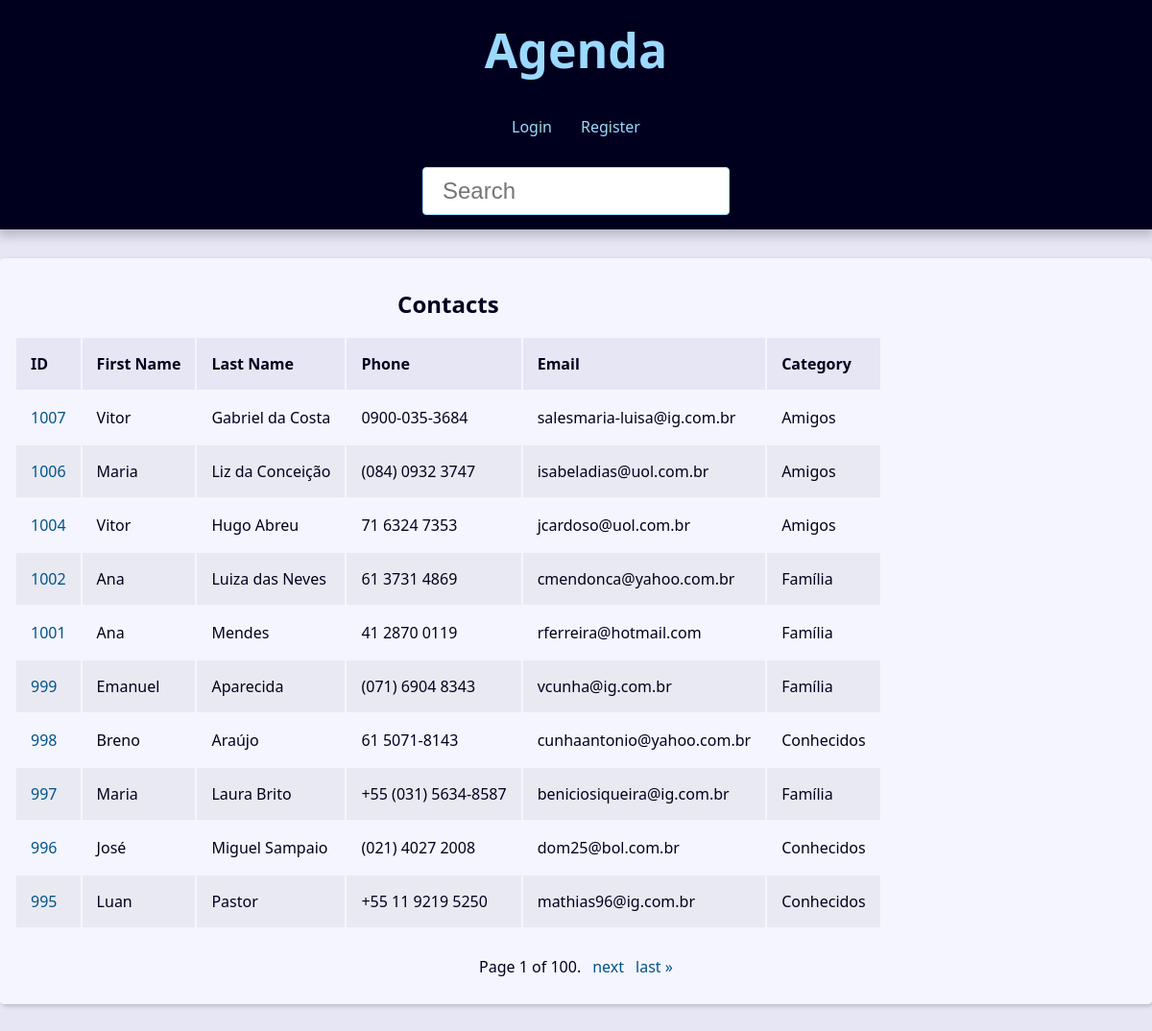
The page / on the database its author committed.
### contact/models.py (models this page shows, shortened)
class Contact(models.Model):
    first_name = models.CharField(max_length=50)
    last_name = models.CharField(max_length=50, blank=True)
    phone = models.CharField(max_length=30)
    email = models.EmailField(max_length=254, blank=True)
    created_date = models.DateTimeField(default=timezone.now)
    description = models.TextField(blank=True)
    show = models.BooleanField(default=True)
    picture = models.ImageField(blank=True, upload_to='pictures/%Y/%m/')
    category = models.ForeignKey(
        Category, on_delete=models.SET_NULL,
        blank=True,
        null=True
        )
    owner = models.ForeignKey(
        User, on_delete=models.SET_NULL,
        blank=True,
        null=True
        )

class Category(models.Model):
    class Meta:
        verbose_name = 'Category'
        verbose_name_plural = 'Categories'
    name = models.CharField(max_length=50)
    def __str__(self) -> str:
        return self.name

### contact/views/contact_views.py (the view)
# urls.py: path('', views.index, name='index'),
def index(request):
    contacts = Contact.objects.filter(show=True).order_by('-id')
    paginator = Paginator(contacts, 10)
    page_number = request.GET.get("page")
    page_obj = paginator.get_page(page_number)
    context = {
        'page_obj': page_obj,
        'site_title': 'Contatos - ',
    }
    return render(
        request,
        'contact/index.html',
        context
    )

### contact/templates/contact/index.html
{% extends "global/base.html" %}
{% block content%}
{% if page_obj %}
    <div class='responsive-table'>
        <table class='contacts table'>
            <caption class='table-caption'>
                Contacts
            </caption>
            <thead>
                <tr class='table-row table-row-header'>
                    <th class='table-header'> ID </th>
                    <th class='table-header'> First Name </th>
                    <th class='table-header'> Last Name </th>
                    <th class='table-header'> Phone </th>
                    <th class='table-header'> Email </th>
                    <th class='table-header'> Category </th>
                </tr>
            </thead>
            <tbody>
                {% for contact in page_obj %}
                    <tr class='table-row'>
                        <td class='table-cel'>
                            <a class='table-link'
                             href='{% url "contact:contact" contact.id %}'>
                             {{ contact.id }}
                            </a>
                        </td>
                        <td class='table-cel'>
                            {{ contact.first_name }}
                        </td>
                        <td class='table-cel'>
                            {{ contact.last_name }}
                        </td>
                        <td class='table-cel'>
                            {{ contact.phone }}
                        </td>
                        <td class='table-cel'>
                            {{ contact.email }}
                        </td>
                       <td class='table-cel'>
                            {{ contact.category }}
                        </td>
                    </tr>
                {% endfor %}
            </tbody>
        </table>
    </div>
{% else %}
<div class='single-contact'>
    <h1 class='single-contact-name'>
      Nenhum contato encontrado!
    </h1>
</div>
{% endif %}
{% endblock content    %}

### base_templates/global/base.html (shortened to what this page needs)
<!DOCTYPE html>
<html lang="pt-BR">
<head>
    {% include 'global/partials/_head.html' %}
</head>
<body>
    {% include 'global/partials/_header.html' %}
    <main class='content'>
        {% block content  %}{% endblock content %}
        {% include "global/partials/_pagination.html" %}
    </main>
</body>
</html>

### base_templates/global/partials/_head.html (shortened to what this page needs)
{% load static %}
<link rel="stylesheet" href="{% static "global/css/style.css" %}">

### base_templates/global/partials/_header.html
<header class="header">
    <h1 class="header-heading">
        <a href="{% url 'contact:index' %}" class="header-link">
            Agenda
        </a>
    </h1>
    <nav class="menu">
        <ul class="menu-list">
        {% if user.is_authenticated %}
            <li class="menu-item">
                <a href="{% url 'contact:create' %}" class="menu-link">Create</a>
            </li>
            <li class="menu-item">
                <a href="{% url 'contact:user_update' %}" class="menu-link">Profile</a>
            </li>
            <li class="menu-item">
                <a href="{% url 'contact:logout' %}" class="menu-link">Logout</a>
            </li>
            {% else %}
            <li class="menu-item">
                <a href="{% url 'contact:login' %}" class="menu-link">Login</a>
            </li>
            <li class="menu-item">
                <a href="{% url 'contact:register' %}" class="menu-link">Register</a>
            </li>
        {% endif %}
        </ul>
    </nav>
    <div class="search">
        <form action="{% url 'contact:search' %}" method="GET">
            <input
            type="text"
            class="search-input"
            placeholder="Search"
            id="search"
            name="q"
            {% comment %} value="{{ search_value }}" {% endcomment %}
            value="{{ request.GET.q.strip }}"
            >
        </form>
    </div>
</header>

### base_templates/global/partials/_pagination.html (shortened to what this page needs)
{% if page_obj %}
<div class="pagination">
    <span class="step-links">
        <span class="current">
            Page {{ page_obj.number }} of {{ page_obj.paginator.num_pages }}.
        </span>
        {% if page_obj.has_next %}
            <a href="?page={{ page_obj.next_page_number }}&q={{ request.GET.q.strip }}">next</a>
            <a href="?page={{ page_obj.paginator.num_pages }}&q={{ request.GET.q.strip }}">last &raquo;</a>
        {% endif %}
    </span>
</div>
{% endif %}

### base_static/global/css/style.css (style rules this page uses)
:root { --spacing: 1.5rem; --link-dark-color: rgb(0, 83, 134); --link-light-color: rgb(156, 217, 255); --clr-white: rgb(245, 245, 255); --clr-black: rgb(0, 0, 30); --clr-light-gray: rgb(230, 230, 245); --clr-dark-shadow-5: rgba(0, 0, 10, 5%); --clr-dark-shadow-10: rgba(0, 0, 10, 10%); --clr-dark-shadow-20: rgba(0, 0, 10, 20%); --clr-light-shadow-5: rgba(200, 200, 255, 5%); --clr-light-shadow-10: rgba(200, 200, 255, 10%); --clr-light-shadow-20: rgba(200, 200, 255, 20%); --main-page-width: 120rem; --table-min-width: 60rem; --biggest-font-size: 5rem; --bigger-font-size: 4rem; --big-font-size: 3.2rem; --medium-font-size: 2.4rem; --small-font-size: 1.6rem; --smaller-font-size: 1.4rem; --smallest-font-size: 1.2rem; --transition-fast: 300ms; --transition-medium: 600ms; --transition-slow: 1s; --default-border-radius: 4px; }
*, *::before, *::after { margin: 0; padding: 0; box-sizing: border-box; }
html { font-size: 62.5%; }
body { font-family: system-ui, -apple-system, BlinkMacSystemFont, 'Segoe UI', Roboto, Oxygen, Ubuntu, Cantarell, 'Open Sans', 'Helvetica Neue', sans-serif; line-height: 1.5; font-size: var(--small-font-size); color: var(--clr-black); -webkit-font-smoothing: antialiased; background: var(--clr-light-gray); }
.header { background: var(--clr-black); padding: var(--spacing); box-shadow: 0 5px 10px 2px var(--clr-dark-shadow-20); z-index: 1; position: relative; }
.header-heading { font-size: var(--biggest-font-size); text-align: center; }
.header-link { color: var(--link-light-color); text-decoration: none; transition: filter var(--transition-fast) ease-in-out; }
.menu { margin: var(--spacing); }
.menu-list { list-style: none; display: flex; justify-content: center; flex-flow: row wrap; }
.menu-link { display: block; padding: var(--spacing); color: var(--link-light-color); text-decoration: none; transition: background-color var(--transition-fast) ease-in-out; border-radius: var(--default-border-radius); }
.content { max-width: var(--main-page-width); margin: calc(var(--spacing) * 2) auto; padding: var(--spacing); background: var(--clr-white); box-shadow: 2px 2px 5px var(--clr-dark-shadow-20); border-radius: var(--default-border-radius); }
.responsive-table { width: 100%; overflow-x: auto; }
.table-caption { font-size: var(--medium-font-size); font-weight: bold; padding: var(--spacing); }
.table-row { text-align: left; text-overflow: ellipsis; transition: background-color var(--transition-fast) ease-in-out; }
.table-row:nth-of-type(2n) { background: var(--clr-dark-shadow-5); }
.table-row-header { background: var(--clr-light-gray); color: var(--clr-black); }
.table-cel, .table-header { padding: var(--spacing); }
.table-link { color: var(--link-dark-color); transition: color var(--transition-fast) ease-in-out; text-decoration: none; }
.pagination { margin-top: var(--spacing); display: flex; justify-content: center; padding: calc(var(--spacing) * 0.8); font-size: var(--small-font-size); }
.pagination .step-links { display: flex; gap: calc(var(--spacing) * 0.8); }
.pagination .step-links a { color: var(--link-dark-color); transition: color var(--transition-fast) ease-in-out; text-decoration: none; display: block; }
.search { display: flex; justify-content: center; }
.search-input { font-size: var(--medium-font-size); padding: 1rem 2rem; width: 100%; max-width: 32rem; border-radius: var(--default-border-radius); border: 1px solid var(--link-light-color); }

### rows shown on the page
Contact: id "1007", first_name "Vitor", last_name "Gabriel da Costa", phone "0900-035-3684", email "salesmaria-luisa@ig.com.br", category "Amigos"
Contact: id "1006", first_name "Maria", last_name "Liz da Conceição", phone "(084) 0932 3747", email "isabeladias@uol.com.br", category "Amigos"
Contact: id "1004", first_name "Vitor", last_name "Hugo Abreu", phone "71 6324 7353", email "jcardoso@uol.com.br", category "Amigos"
Contact: id "1002", first_name "Ana", last_name "Luiza das Neves", phone "61 3731 4869", email "cmendonca@yahoo.com.br", category "Família"
Contact: id "1001", first_name "Ana", last_name "Mendes", phone "41 2870 0119", email "rferreira@hotmail.com", category "Família"
Contact: id "999", first_name "Emanuel", last_name "Aparecida", phone "(071) 6904 8343", email "vcunha@ig.com.br", category "Família"
Contact: id "998", first_name "Breno", last_name "Araújo", phone "61 5071-8143", email "cunhaantonio@yahoo.com.br", category "Conhecidos"
Contact: id "997", first_name "Maria", last_name "Laura Brito", phone "+55 (031) 5634-8587", email "beniciosiqueira@ig.com.br", category "Família"
Contact: id "996", first_name "José", last_name "Miguel Sampaio", phone "(021) 4027 2008", email "dom25@bol.com.br", category "Conhecidos"
Contact: id "995", first_name "Luan", last_name "Pastor", phone "+55 11 9219 5250", email "mathias96@ig.com.br", category "Conhecidos"

### other values the page prints
{{ page_obj.number }} "1"
{{ page_obj.paginator.num_pages }} "100"
